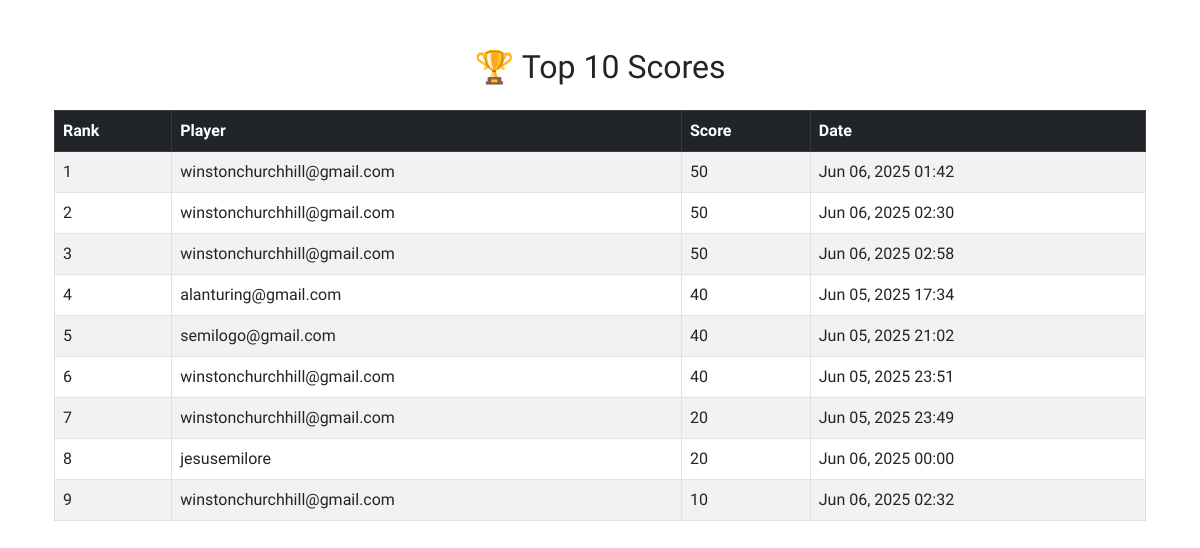
Page /leaderboard/ on the committed database.
### findword_game/models.py (models this page shows, shortened)
class Score(models.Model):
    user = models.ForeignKey(User, on_delete=models.CASCADE)
    score = models.IntegerField()
    date_played = models.DateTimeField(auto_now_add=True)

### findword_game/views.py (the view)
# urls.py: path('leaderboard/', views.leaderboard, name='leaderboard'),
def leaderboard(request):
    top_scores = Score.objects.order_by('-score')[:10]
    return render(request, 'leaderboard.html', {'top_scores': top_scores})

### findword_game/templates/leaderboard.html (shortened to what this page needs)
{% extends 'base.html' %}
{% block content %}
<div class="container mt-5">
    <h2 class="text-center mb-4">🏆 Top 10 Scores</h2>
    <table class="table table-striped table-bordered">
        <thead class="table-dark">
            <tr>
                <th>Rank</th>
                <th>Player</th>
                <th>Score</th>
                <th>Date</th>
            </tr>
        </thead>
        <tbody>
            {% for score in top_scores %}
                <tr>
                    <td>{{ forloop.counter }}</td>
                    <td>{{ score.user.username }}</td>
                    <td>{{ score.score }}</td>
                    <td>{{ score.date_played|date:"M d, Y H:i" }}</td>
                </tr>
            {% endfor %}
        </tbody>
    </table>
</div>
{% endblock %}

### findword_game/templates/base.html (shortened to what this page needs)
<!DOCTYPE html>
<html lang="en">
<head>
    <link href="https://cdn.jsdelivr.net/npm/bootstrap@5.3.2/dist/css/bootstrap.min.css" rel="stylesheet">
    <link href="https://cdn.jsdelivr.net/npm/bootstrap-icons@1.10.5/font/bootstrap-icons.css" rel="stylesheet">
    <link rel="stylesheet" href="https://cdn.jsdelivr.net/npm/bootstrap-icons@1.10.5/font/bootstrap-icons.css">
    <link href="https://cdn.jsdelivr.net/npm/bootstrap@5.3.0/dist/css/bootstrap.min.css" rel="stylesheet">
</head>
<body>
    <div class="container mt-4">
        {% block content %}{% endblock %}
    </div>
</body>
</html>

### findword_game/templates/base.html (style rules this page uses)
body { font-family: 'Fredoka One', cursive; }

### rows in the picture
Score: user.username "winstonchurchhill@gmail.com", score "50", date_played "Jun 06, 2025 01:42"
Score: user.username "winstonchurchhill@gmail.com", score "50", date_played "Jun 06, 2025 02:30"
Score: user.username "winstonchurchhill@gmail.com", score "50", date_played "Jun 06, 2025 02:58"
Score: user.username "alanturing@gmail.com", score "40", date_played "Jun 05, 2025 17:34"
Score: user.username "semilogo@gmail.com", score "40", date_played "Jun 05, 2025 21:02"
Score: user.username "winstonchurchhill@gmail.com", score "40", date_played "Jun 05, 2025 23:51"
Score: user.username "winstonchurchhill@gmail.com", score "20", date_played "Jun 05, 2025 23:49"
Score: user.username "jesusemilore", score "20", date_played "Jun 06, 2025 00:00"
Score: user.username "winstonchurchhill@gmail.com", score "10", date_played "Jun 06, 2025 02:32"
